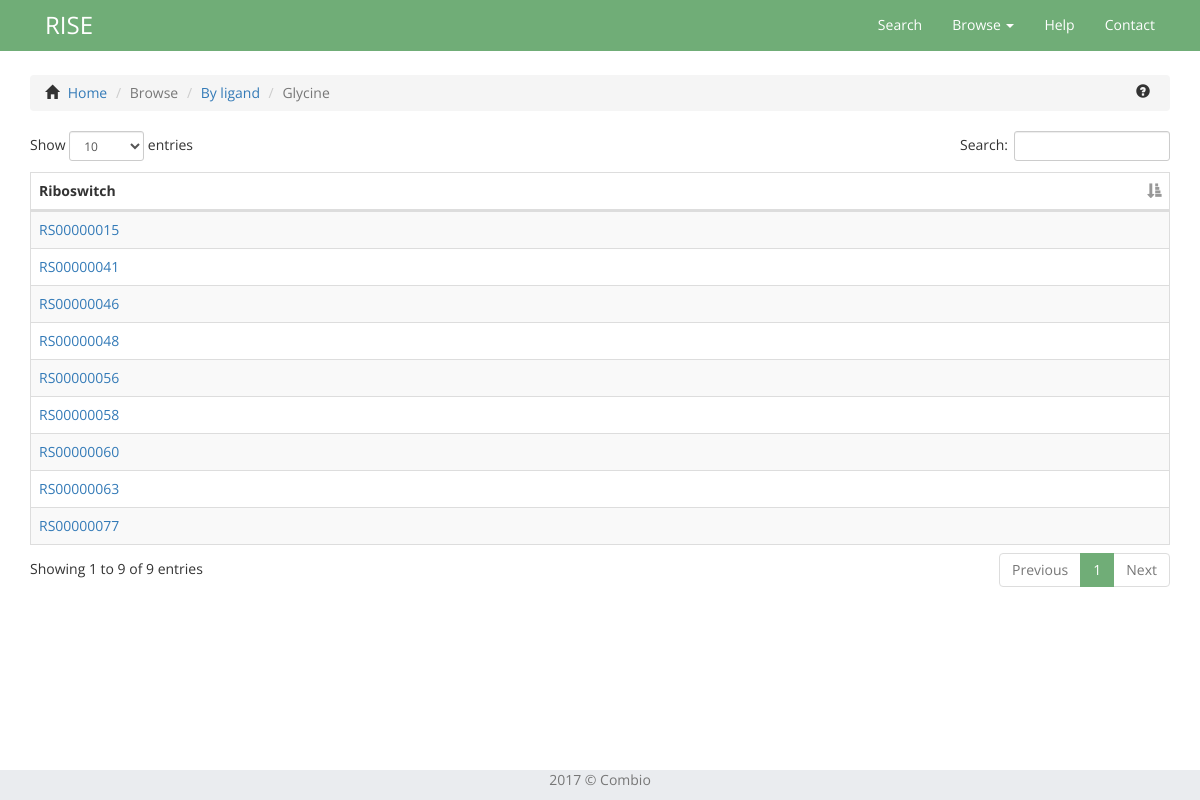
/browser/ligand/Glycine/, run on the app's committed database.
### database/models.py (models this page shows, shortened)
class Record(models.Model):
	family = models.ForeignKey('RiboFamily', null = True)
	gene = models.OneToOneField('Gene', null = True, related_name = 'gene')
	genes_under_operon_regulation = models.ManyToManyField('Gene', related_name = 'operon_gene') # MANY TO MANY
	terminator = models.OneToOneField('Position', null = True, related_name = 'terminator')
	promoter = models.OneToOneField('Position', null = True, related_name = 'promoter')
	shinedalgarno = models.OneToOneField('Position', null = True, related_name = 'shinedalgarno')
	articles = models.ManyToManyField('Article', related_name = 'article') # MANY TO MANY
	sequence = models.TextField('sekwencja') # Wywalic?
	EFFECT_CHOICES = (
		('+', 'ACTIVATION'),
		('.', 'UNKNOWN'),
		('-', 'SILECING'),
	)
	effect = models.CharField(max_length = 1, choices = EFFECT_CHOICES, default = '.')
	MECHANISM_CHOICES = (
		('TRN', 'TRANSCRIPTION'),
		('TRL', 'TRANSLATION'),
		('UN', 'UNKNOWN'),
		('DG', 'DEGRADATION'),
	)
	mechanism = models.CharField(max_length = 3, choices = MECHANISM_CHOICES, default = 'UN')
	mechanism_confirmation = models.ForeignKey('Article', related_name = 'confirmation', null = True) # ZROBIĆ!
	def name(self):
		return "RS{}".format((str(self.id).zfill(8)))

### database/views.py (the view)
# urls.py: url(r'^browser/ligand/(?P<ligand_name>[A-Za-z]+)/$', views.ligand_details, name='ligand_details'),
def ligand_details(request, ligand_name):
    recordList = []
    name = ligand_name
    for e in Record.objects.all():
        if e.family != None:
            print(e.family.ribo_class.ligands.all())
            if ligand_name in str(e.family.ribo_class.ligands.all()):
                dic = {
                    'id': e.id,
                    'name': e.name,
                    'ligand': None,
                }
                dic['name'] = e.name if e.name != None else dic['name']
                dic['ligand'] = e.family.ribo_class.ligands.all()[0].name if e.family.ribo_class.ligands.all() != None else dic['ligand']
                recordList.append(dic.copy())
    context = {
        'recordList': recordList,
        'name': name,
    }
    return render(request, 'database/ligand_details.html', context)

### database/models.py (called while the page is built)
	def __str__(self):
		return self.name.title()

### database/templates/database/ligand_details.html (shortened to what this page needs)
{% extends 'database/base.html' %}
{% load static %}
{% block css_plugins %}
<link rel="stylesheet" type="text/css" href="{% static "database/plugins/datatables/styles/datatables.bootstrap.min.css" %}">
{% endblock %}
{% block content %}
	<div class="container">
		  <div class="bs-example">
		      <ul class="breadcrumb">
		      	<span class="glyphicon glyphicon-home"></span>
		          <li><a href="{% url 'database:index' %}">Home</a></li>
		          <li class="active">Browse</li>
		          <li><a href="{% url 'database:ligand_browser' %}">By ligand</a></li>
		          <li class="active">{{ name }}</li>
		          <span data-toggle="popover" class="glyphicon glyphicon-question-sign glyphicon-help pull-right" title="Browsing result page" data-content="On this page, you see all the riboswitches which are results of browsing." data-trigger="hover" data-placement="left"></span>
		      </ul>
		  </div>
			<div class="dataTables wrapper form-inline dt-bootstrap no-footer">
				<div class="col-xs-12" id="table_wrapper" >
					<table id="ligand-table" class="table table-striped table-bordered" cellspacing="0" width="100%">
						<thead>
							<tr>
								<th>Riboswitch</th>
							</tr>
						</thead>
							<tbody>
							{% for rr in recordList %}
								<tr role="row">
									<td><a href="{% url 'search:record' rr.name %}">{{ rr.name }}</a></td>
								</tr>
							{% endfor %}
							</tbody>
					</table>
				</div>
			</div>
		</div>
{% endblock %}

### database/static/database/css/custom.css (style rules this page uses)
html { height: 100%; }
body { padding-top: 60px; height: 100%; font-family: 'Open Sans', sans-serif !important; }
.breadcrumb { margin-top: 15px !important; }
.glyphicon-help { margin-right: 5px; }
.glyphicon-home { margin-right: 5px; }
#table_wrapper { padding-left: 0; padding-right: 0; }

### data on the page
Record: name "RS00000015"
Record: name "RS00000041"
Record: name "RS00000046"
Record: name "RS00000048"
Record: name "RS00000056"
Record: name "RS00000058"
Record: name "RS00000060"
Record: name "RS00000063"
Record: name "RS00000077"

### other printed values
{{ name }} "Glycine"
